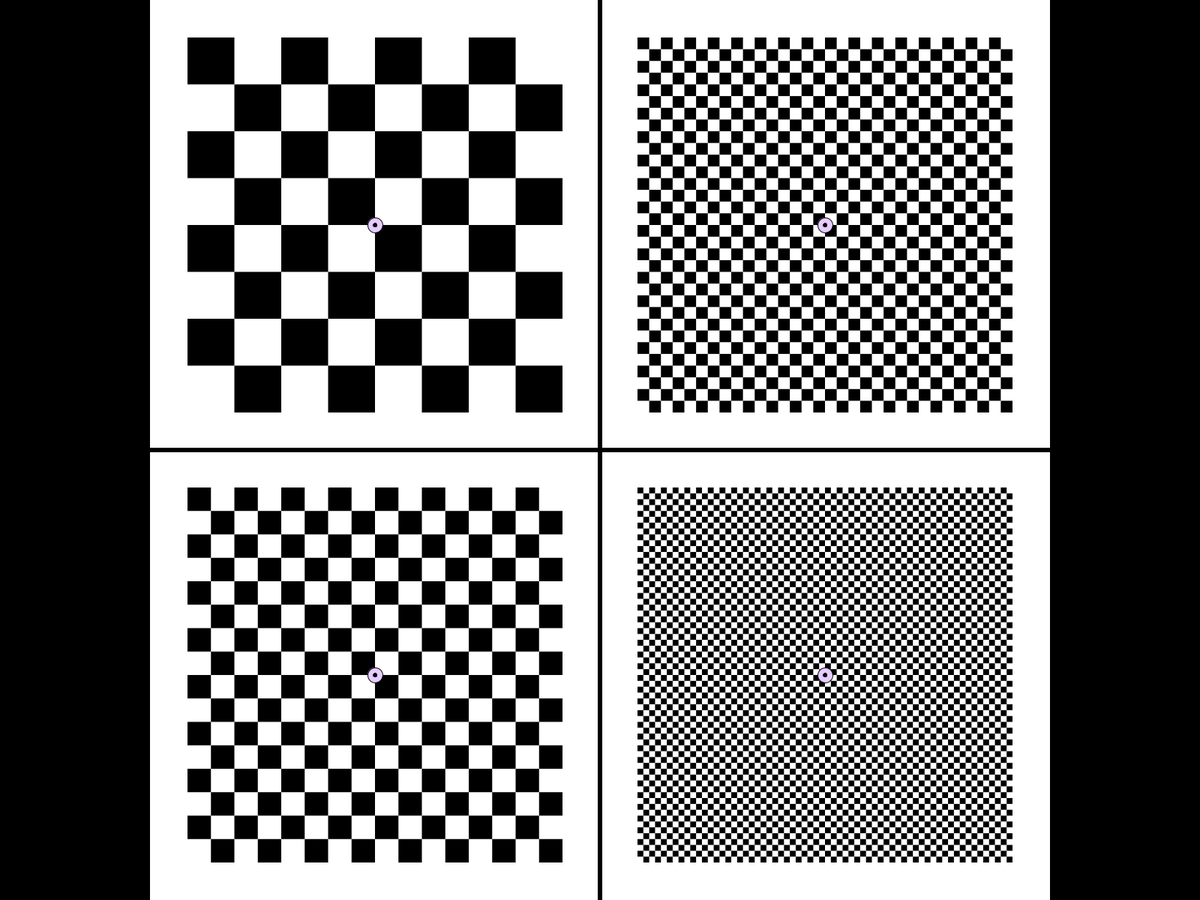
Frame 1 (no input)
Frame 60 (the mouse pressed at the canvas centre just before this capture): identical to frame 1, image omitted
Frame 120 (the mouse held since frame 60 and released just before this capture): identical to frame 1, image omitted

The Processing sketch that drew this single still picture (run headless with seeded random() and noise(); from frame 60 on, the mouse is pressed at the canvas centre):

// Processing sketch: align2
// ── align2.pde

int squaring_bar;
int checkerSize = 50;
int screenSize = displayHeight;
float gridsize = 0.5*height - 100;
void setup(){
  colorMode(HSB, 100,100,100,100);
  stroke(0,0,0,0);
  fill(0,0,0,100);
  //size(displayHeight, displayHeight);
  
  fullScreen();
  ellipseMode(CENTER);
  squaring_bar = (width - height) /2;


  background(0,0,100,100);
  rect(0,0,squaring_bar, height);
  rect(width - squaring_bar,0,squaring_bar, height);
  rect((width/2)-3, 0, 6, height);
  rect(0, (height/2)-3, width, 6);
  //rect(0, 0, width/2, height/2);
  checkerBoard((squaring_bar) +50, 50, 0.5*height-100,0.5*height-100, 8);
  checkerBoard((squaring_bar) +50, height/2 + 50, 0.5*height-100, 0.5*height-100, 16);
  checkerBoard((width/2) +50, 50, 0.5*height-100, 0.5*height-100, 32);
  checkerBoard((width/2) +50, height/2 + 50, 0.5*height-100, 0.5*height-100, 64);
  fill(75,20,100,100);
  stroke(0,0,0,100);
  ellipse(squaring_bar + height/4, height/4, 20, 20);
  ellipse(squaring_bar + height/4, 3*height/4, 20, 20);
  ellipse(width/2 + height/4, height/4, 20, 20);
  ellipse(width/2 + height/4, 3*height/4, 20, 20);
  fill(0,0,0,100);
  ellipse(squaring_bar + height/4, height/4, 5, 5);
  ellipse(squaring_bar + height/4, 3*height/4, 5, 5);
  ellipse(width/2 + height/4, height/4, 5, 5);
  ellipse(width/2 + height/4, 3*height/4, 5, 5);



}

void draw(){
  
  
}


void checkerBoard(int X, int Y, float W, float H, int numRows){
  //int numRows = floor(H/S);
  float S = (H/numRows);
  if (numRows%2==1){ numRows = numRows - 1;}
  for (int i=0; i< (numRows/2); i++){
    for (int j=0; j< numRows; j++){
      float xpos = X  + j*S;
      float ypos = Y  + 2*i*S;
      if (j%2==0){
        rect(xpos, ypos, S, S);
      }
      else {
        rect(xpos, ypos + S, S, S);
      }
      
    }


}
}
